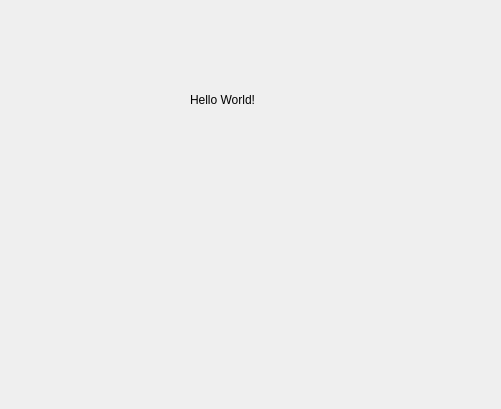
<?xml version="1.0" encoding="UTF-8"?>
<ui version="4.0">
 <class>SecondWindow</class>
 <widget class="QDialog" name="SecondWindow">
  <property name="geometry">
   <rect>
    <x>0</x>
    <y>0</y>
    <width>501</width>
    <height>409</height>
   </rect>
  </property>
  <property name="windowTitle">
   <string>Dialog</string>
  </property>
  <widget class="QLabel" name="label">
   <property name="geometry">
    <rect>
     <x>190</x>
     <y>90</y>
     <width>141</width>
     <height>20</height>
    </rect>
   </property>
   <property name="text">
    <string>Hello World!</string>
   </property>
  </widget>
 </widget>
 <resources/>
 <connections/>
</ui>
